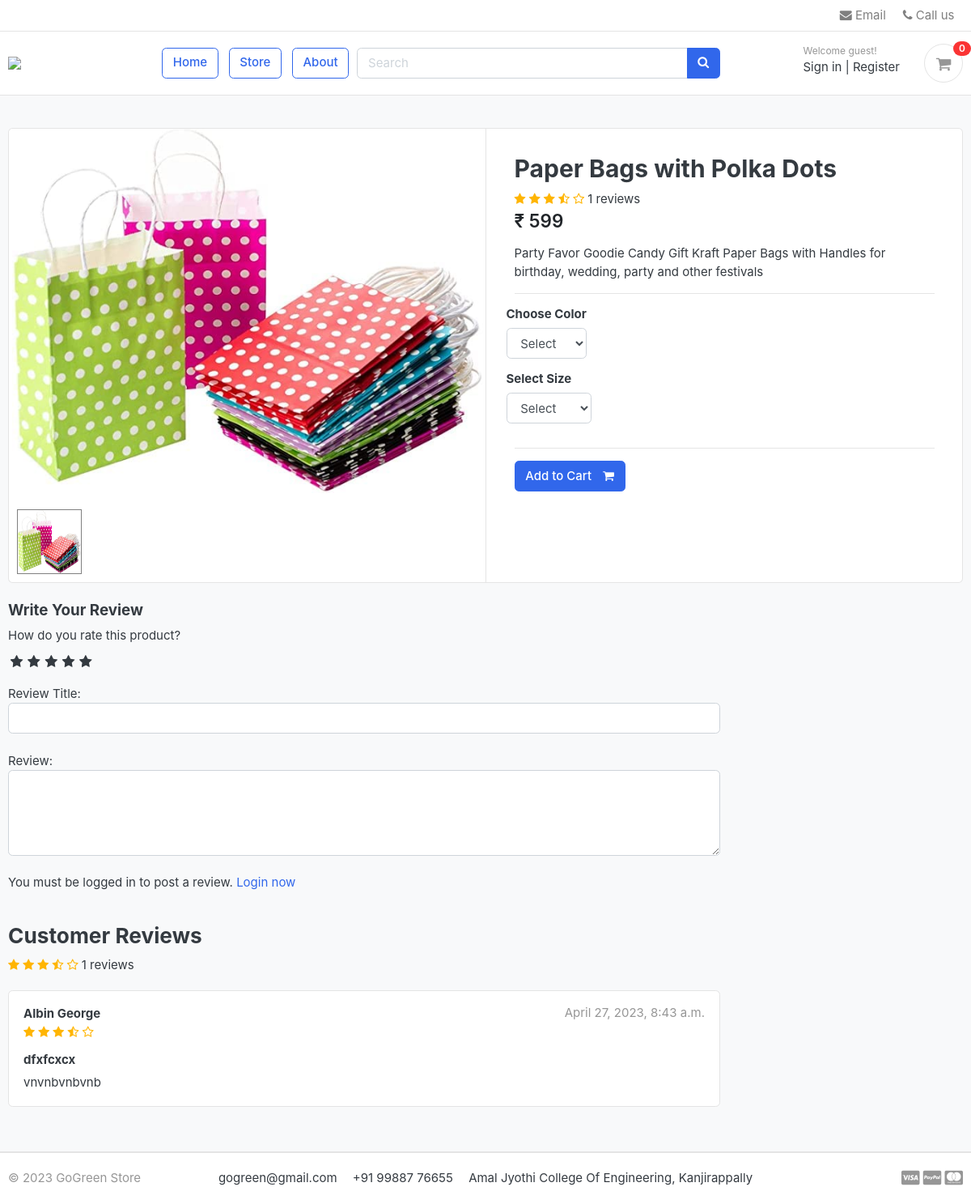
/store/category/paper-bags/paper-bags-polka-dots/, run on an earlier commit of the app's database.
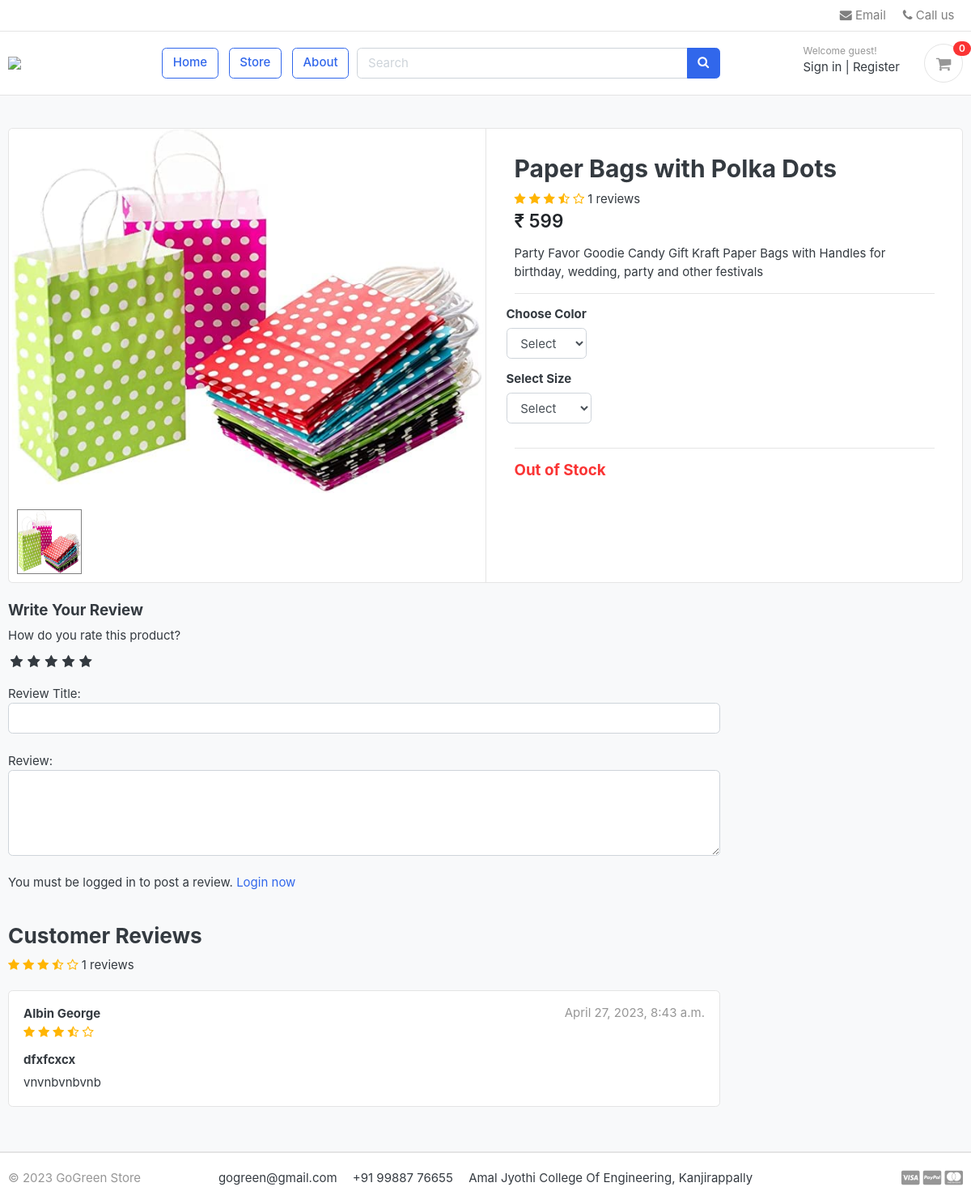
And on a later commit of the database.
### store/views.py (the view)
# urls.py: path('category/<slug:category_slug>/<slug:product_slug>/', views.product_detail, name='product_detail'),
def product_detail(request, category_slug, product_slug):
    auto_search = Product.objects.all()
    try:
        single_product = Product.objects.get(category__slug=category_slug, slug=product_slug)
        in_cart = CartItem.objects.filter(cart__cart_id=_cart_id(request), product=single_product).exists()
    except Exception as e:
        raise e
    if request.user.is_authenticated:
        try:
            orderproduct = OrderProduct.objects.filter(user=request.user, product_id=single_product.id).exists()
        except OrderProduct.DoesNotExist:
            orderproduct = None
    else:
        orderproduct = None
    reviews = ReviewRating.objects.filter(product_id=single_product.id, status=True)
    product_gallery = ProductGallery.objects.filter(product_id=single_product.id)
    context = {'single_product': single_product, 'in_cart': in_cart, 'orderproduct': orderproduct, 'reviews': reviews, 'auto_search': auto_search,
        'product_gallery': product_gallery,
    }
    return render(request, 'store/product_detail.html', context)

### accounts/models.py (called while the page is built)
    def full_name(self):
        return f'{self.first_name} {self.last_name}'

### carts/context_processors.py (called while the page is built)
def counter(request):
    cart_count = 0
    if 'admin' in request.path:
        return {}
    else:
        try:
            cart = Cart.objects.filter(cart_id=_cart_id(request))
            if request.user.is_authenticated:
                cart_items = CartItem.objects.all().filter(user=request.user)
            else:
                cart_items = CartItem.objects.all().filter(cart=cart[:1])
            for cart_item in cart_items:
                cart_count += cart_item.quantity
        except Cart.DoesNotExist:
            cart_count = 0
    return dict(cart_count=cart_count)

### carts/views.py (called while the page is built)
def _cart_id(request):
    cart = request.session.session_key
    if not cart:
        cart = request.session.create()
    return cart

### category/context_processors.py (called while the page is built)
def menu_links(request):
    links = Category.objects.all()
    return dict(links=links)

### store/models.py (called while the page is built)
    def averageReview(self):
        reviews = ReviewRating.objects.filter(product=self, status=True).aggregate(average=Avg('rating'))
        avg = 0
        if reviews['average'] is not None:
            avg = float(reviews['average'])
        return avg

### templates/store/product_detail.html (shortened to what the changed rows need)
{% extends 'base.html' %}
{% load static %}
{% block content %}
    <section class="section-content padding-y bg">
        <div class="container">
            <div class="card">
                <div class="row no-gutters">
                    <main class="col-md-6 border-left">
                        <form action="{% url 'add_cart' single_product.id %}" method="POST">
                            <article class="content-body">
                                <h2 class="title">{{ single_product.product_name }}</h2>
                                <div class="rating-star">
								<span>
									</span>
                                </div>
                                <div class="mb-3">
                                    <var class="price h4">₹ {{ single_product.price }}</var>
                                </div>
                                <p>{{ single_product.description }}</p>
                                <hr>
                                <div class="row">
                                    <div class="item-option-select">
                                    </div>
                                </div>
                                <div class="row">
                                    <div class="item-option-select">
                                    </div>
                                </div>
                                <hr>
                                {% if single_product.stock <= 0 %}
                                    <h5 class="text-danger">Out of Stock</h5>
                                {% else %}
                                    <button type="submit" class="btn  btn-primary"><span class="text">Add to Cart</span>
                                        <i class="fa fa-shopping-cart"></i></button>
                                {% endif %}
                            </article>
                        </form>
                    </main>
                </div>
            </div>
            <br>
        </div>
    </section>
{% endblock %}

What changed in the data, as far as the page shows it:
changed Product "Paper Bags with Polka Dots": stock 3 → 0 (drawn)
Also different on the page:
text no longer shown: "Add to Cart"
text now shown: "Out of Stock"
